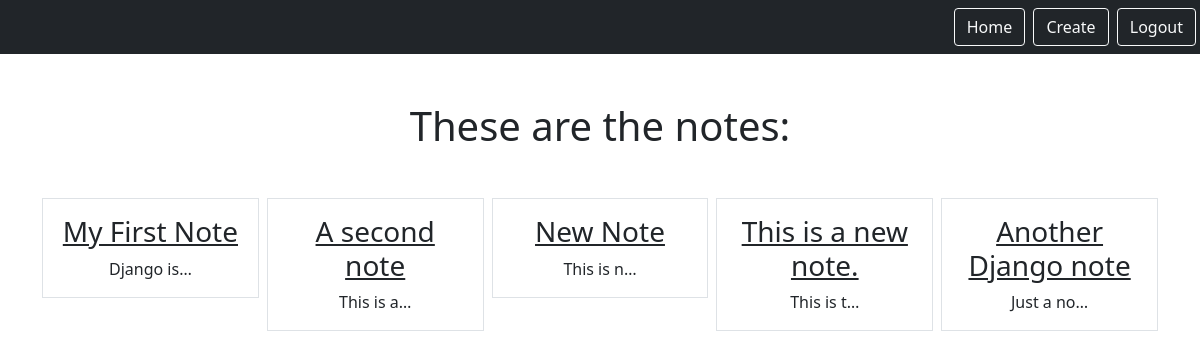
The app's page /smart/notes/ (signed in), older data.
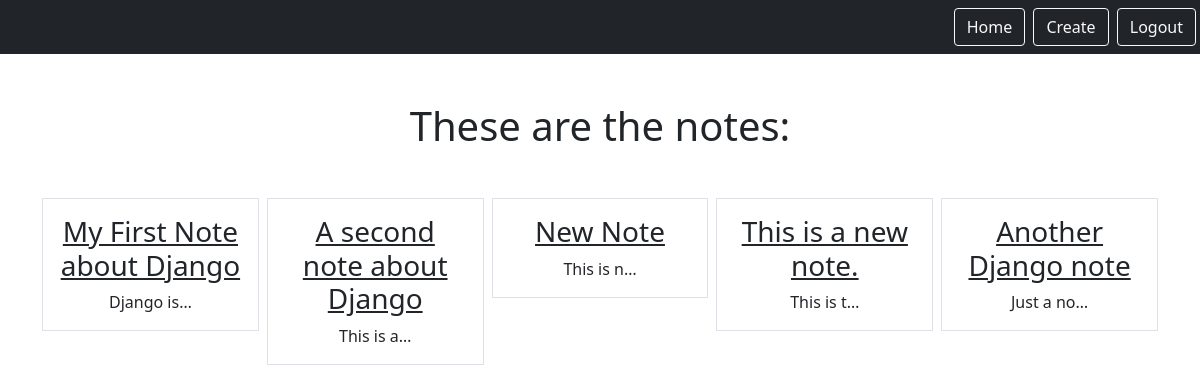
The same page, newer data.
### notes/models.py (models this page shows)
class Notes(models.Model):
    title = models.CharField(max_length = 200)
    text = models.TextField()
    created = models.DateTimeField(auto_now_add = True)
    user = models.ForeignKey(User, on_delete=models.CASCADE, related_name = "notes")

### notes/views.py (the view)
# urls.py: path('notes/', views.NotesListView.as_view(), name = "notes.list"),
class NotesListView(LoginRequiredMixin, ListView):
    model = Notes
    context_object_name = 'notes'
    template_name = "notes/notes_list.html" # Specify your own template
    login_url = "/admin"
    def get_queryset(self):
        return self.request.user.notes.all()

### notes/templates/notes/notes_list.html
{% extends "base.html" %}
{% block content %}
    <h1 class="my-5">These are the notes: </h1>
    <div class = "row row-col3 g-2">
        {%for note in notes %}
        <div class = "col">
            <div class="p-3 border">
                <a href="{% url 'notes.detail' pk=note.id %}" class = "text-dark text-decoration-non">
                    <h3>{{note.title}}</h3>
                </a>
                {{note.text | truncatechars:10}}
            </div>
        </div>
        {% endfor %}
    </div>
{% endblock %}

Row changes from the older to the newer data that the page shows:
changed Notes "Django is…": title "My First Note" → "My First Note about Django"
changed Notes "This is a…": title "A second note" → "A second note about Django"
